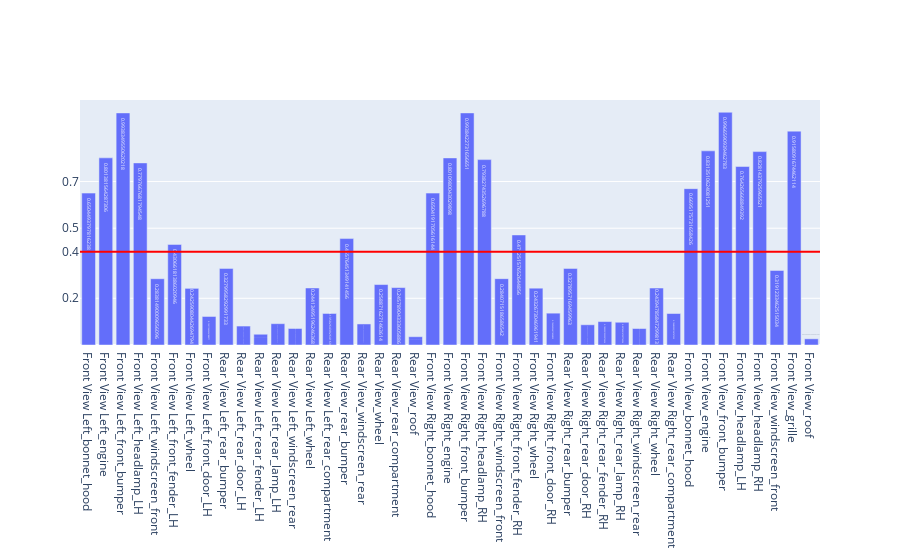

The notebook cell saved with this chart:
### Code cell
fig = go.Figure()
fig.add_trace(go.Bar(
    x=kfoldBalanceDf["model"], y=kfoldBalanceDf["dmg_ratio"],
    text = kfoldBalanceDf["dmg_ratio"],

    
))
avgVal = kfoldBalanceDf["dmg_ratio"].mean()
fig.add_hline(y=avgVal, line_width=2, line_color="red")
    # print(avgVal)
fig.update_layout(
    yaxis = dict(
        tickmode = 'array',
        tickvals = [np.format_float_positional(avgVal, 2), 0.2, 0.5, 0.7],
    )
)
fig

### Figure 1 — Plotly figure (JSON) as saved in the notebook; plotly's stock layout.template omitted (floating-point values rounded to 4 significant figures)
{"data": [{"text": [0.6504, 0.8014, 0.9938, 0.7798, 0.2838, 0.4307, 0.2426, 0.1221, 0.328, 0.08111, 0.04603, 0.09131, 0.07068, 0.2441, 0.135, 0.4558, 0.09011, 0.2589, 0.2458, 0.03549, 0.6504, 0.8011, 0.9938, 0.7938, 0.2841, 0.4713, 0.2433, 0.1364, 0.3279, 0.08663, 0.1003, 0.09743, 0.07054, 0.2439, 0.1348, 0.6695, 0.8314, 0.9967, 0.7643, 0.8281, 0.3191, 0.9158, 0.02646], "type": "bar", "x": ["Front View Left_bonnet_hood", "Front View Left_engine", "Front View Left_front_bumper", "Front View Left_headlamp_LH", "Front View Left_windscreen_front", "Front View Left_front_fender_LH", "Front View Left_wheel", "Front View Left_front_door_LH", "Rear View Left_rear_bumper", "Rear View Left_rear_door_LH", "Rear View Left_rear_fender_LH", "Rear View Left_rear_lamp_LH", "Rear View Left_windscreen_rear", "Rear View Left_wheel", "Rear View Left_rear_compartment", "Rear View_rear_bumper", "Rear View_windscreen_rear", "Rear View_wheel", "Rear View_rear_compartment", "Rear View_roof", "Front View Right_bonnet_hood", "Front View Right_engine", "Front View Right_front_bumper", "Front View Right_headlamp_RH", "Front View Right_windscreen_front", "Front View Right_front_fender_RH", "Front View Right_wheel", "Front View Right_front_door_RH", "Rear View Right_rear_bumper", "Rear View Right_rear_door_RH", "Rear View Right_rear_fender_RH", "Rear View Right_rear_lamp_RH", "Rear View Right_windscreen_rear", "Rear View Right_wheel", "Rear View Right_rear_compartment", "Front View_bonnet_hood", "Front View_engine", "Front View_front_bumper", "Front View_headlamp_LH", "Front View_headlamp_RH", "Front View_windscreen_front", "Front View_grille", "Front View_roof"], "y": [0.6504, 0.8014, 0.9938, 0.7798, 0.2838, 0.4307, 0.2426, 0.1221, 0.328, 0.08111, 0.04603, 0.09131, 0.07068, 0.2441, 0.135, 0.4558, 0.09011, 0.2589, 0.2458, 0.03549, 0.6504, 0.8011, 0.9938, 0.7938, 0.2841, 0.4713, 0.2433, 0.1364, 0.3279, 0.08663, 0.1003, 0.09743, 0.07054, 0.2439, 0.1348, 0.6695, 0.8314, 0.9967, 0.7643, 0.8281, 0.3191, 0.9158, 0.02646]}], "layout": {"shapes": [{"line": {"color": "red", "width": 2}, "type": "line", "x0": 0, "x1": 1, "xref": "x domain", "y0": 0.3994, "y1": 0.3994, "yref": "y"}], "yaxis": {"tickmode": "array", "tickvals": ["0.4", 0.2, 0.5, 0.7]}}}
